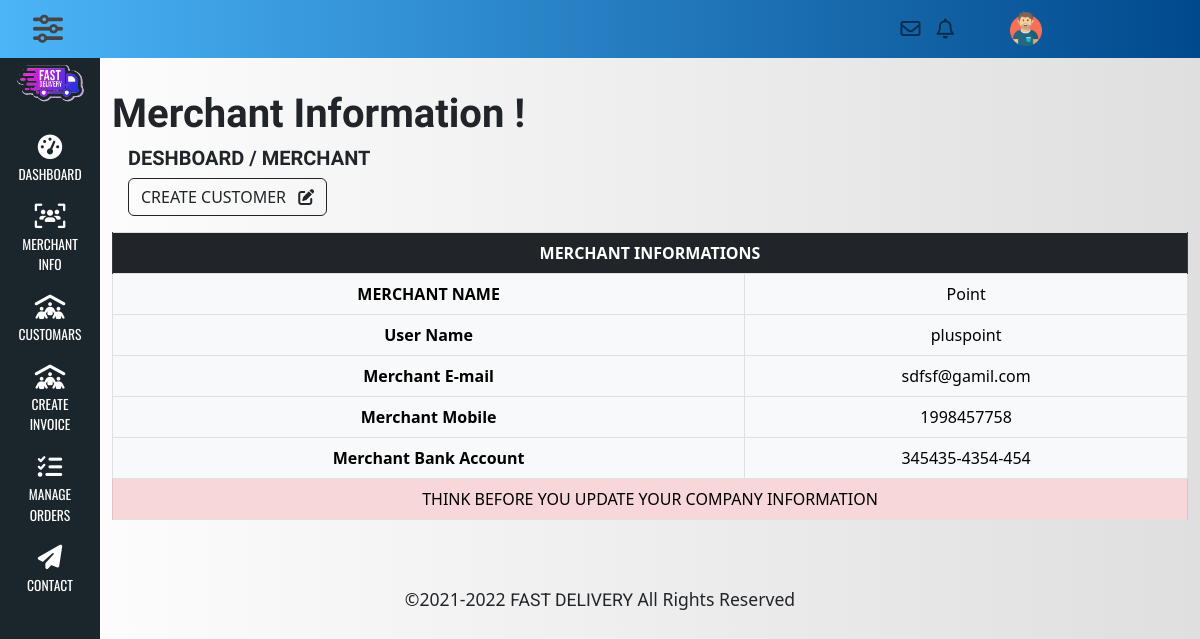
/merchant_panel/merchant_info.php (signed in), run on the app's committed database.
### tables this page shows
CREATE TABLE `marchant_info` (
  `marchant_id` int(11) NOT NULL,
  `marchant_name` varchar(100) NOT NULL,
  `user_name` varchar(100) NOT NULL,
  `password` varchar(150) NOT NULL,
  `email` varchar(100) NOT NULL,
  `phone` int(15) NOT NULL,
  `marchant_bank_account` varchar(100) NOT NULL,
  `status` int(1) NOT NULL DEFAULT '0' COMMENT '0=Nothing, 1=LegalMerchant '
);

### merchant_panel/merchant_info.php (the view, shortened to what this page needs)
<?php require_once "mrcn_header.php";
    require_once '../connection.php';
?>
<div class="col-md-11 main-content">
    <div class="row">
        <div class="col-md-12">
            <div class="deshheader">
                <h1>Merchant Information !</h1>
                <h5 class="ms-3">DESHBOARD / MERCHANT</h5>
            </div>
        </div>
    </div>
    <div class="row">
        <div class="col-md-12">
            <?php
                if (isset($_SESSION['mrchUname'])) {
                    $mrcn_name = $_SESSION['mrchUname'];
                    $sql="SELECT * FROM `marchant_info` WHERE `user_name`= '$mrcn_name'";
                    $query= $link->query($sql);
                    while($mrcnData = mysqli_fetch_array($query)){
            ?>
            <a data-bs-toggle="modal" data-bs-target="#order" href="merchant_order_form.php" class="btn btn-outline-dark ms-3">CREATE CUSTOMER <i class="fa-solid fa-pen-to-square ms-2"></i></a>
            <table class="table table-light table-hover text-center table-bordered mt-3">
            <thead>
                <tr>
                    <th class="table-dark" colspan="2">MERCHANT INFORMATIONS</th>
                </tr>
            </thead>
            <tbody>
            <tr>
                <th>MERCHANT NAME</th>
                <td><?=$mrcnData['marchant_name'];?></td>
            </tr>
            <tr>
                <th>User Name</th>
                <td><?=$mrcnData['user_name'];?></td>
            </tr>
            <tr>
                <th>Merchant E-mail</th>
                <td><?=$mrcnData['email'];?></td>
            </tr>
            <tr>
                <th>Merchant Mobile</th>
                <td><?=$mrcnData['phone'];?></td>
            </tr>
            <tr>
                <th>Merchant Bank Account</th>
                <td><?=$mrcnData['marchant_bank_account'];?></td>
            </tr>
                <?php
                  }
                }
                ?>
        </tbody>
        <tfoot>
            <tr>
                <td class="table-danger" colspan="2">THINK BEFORE YOU UPDATE YOUR COMPANY INFORMATION</td>
            </tr>
        </tfoot>
    </table>
        </div>
    </div>
</div>
 <?php require_once "../footer.php"; ?>

### css/style.css (style rules this page uses)
* { margin: 0; padding: 0; }
body { background-image: linear-gradient(to right, #ffffff, #dfdfdf); }
h1, h2, h3, h4, h5, h6 { font-family: 'Tiro Devanagari Sanskrit', serif; font-weight: bold; }
a, a:hover, a:focus { font-family: 'Roboto', sans-serif; color: inherit; text-decoration: none; transition: all 0.3s; }
i, span { display: inline-block; }
.main-content { margin-top: 90px; margin-bottom: 50px; }

### data on the page
marchant_info: marchant_name "Point", user_name "pluspoint", email "sdfsf@gamil.com", phone "1998457758", marchant_bank_account "345435-4354-454"
